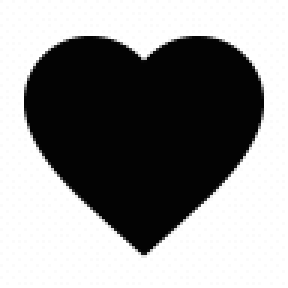
#> input picture heart1.pbm, 96 x 96 px (shown 3 times larger)
$ python img2bytearray.py heart1.pbm 5 5
#> lines starting #> are read from the running program, lines starting #| are printed output that depends on the picture; after the words box and inside, x2 and y2 are one past the last pixel; in counts of white or black regions, pixels touching at a corner belong together
from io import BytesIO
from PIL import Image
import sys

if len(sys.argv) > 1:
    path_to_image = str(sys.argv[1])
    x = int(sys.argv[2])
    y = int(sys.argv[3])

    im = Image.open(path_to_image).convert('1')
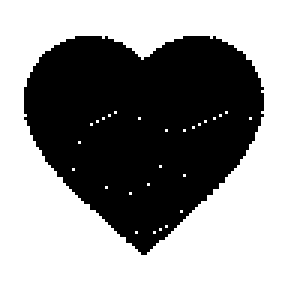
#> im: PIL image 96x96 1 (shown 3 times larger); 56.8% white; 1 black region, box (x1, y1, x2, y2) and area: (8, 12, 88, 85) 3983
    im_resize = im.resize((x, y))
    buf = BytesIO()
    im_resize.save(buf, 'ppm')
    byte_im = buf.getvalue()
    temp = len(str(x) + ' ' + str(y)) + 4
    print(byte_im[temp::])
else:
    print("please specify the location of image i.e img2bytearray.py /path/to/image width heigh")

$ run again, on heart4.pbm
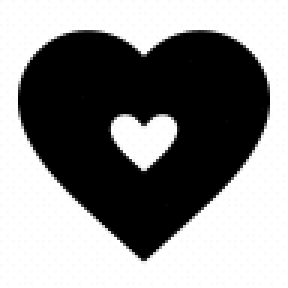
#> input picture heart4.pbm, 96 x 96 px (shown 3 times larger)
#> `im = Image.open(path_to_image).convert('1')`:
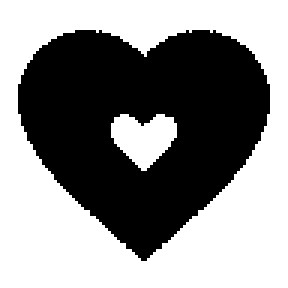
#> im: PIL image 96x96 1 (shown 3 times larger); 54.8% white; 1 black region, box (x1, y1, x2, y2) and area: (6, 10, 90, 87) 4168
